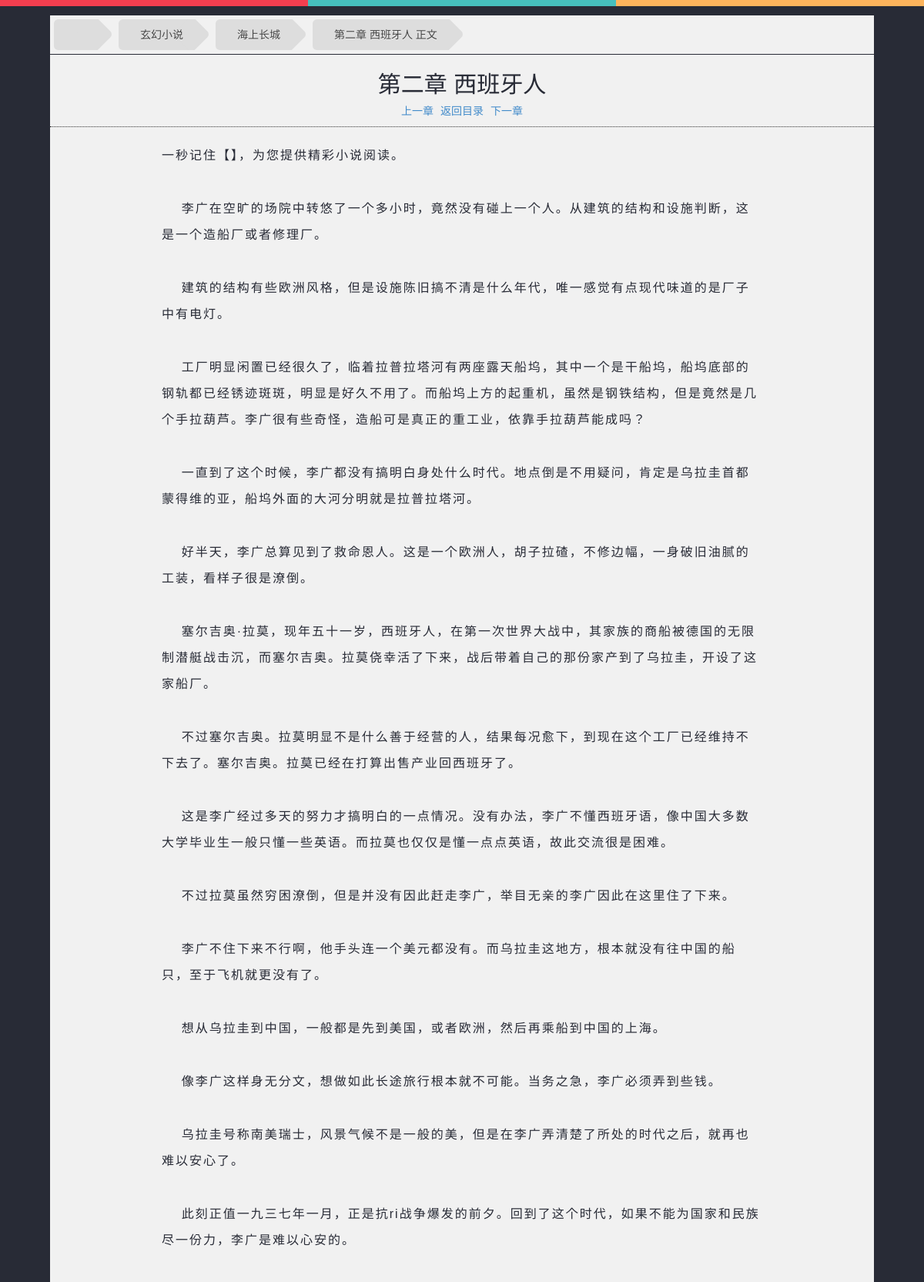
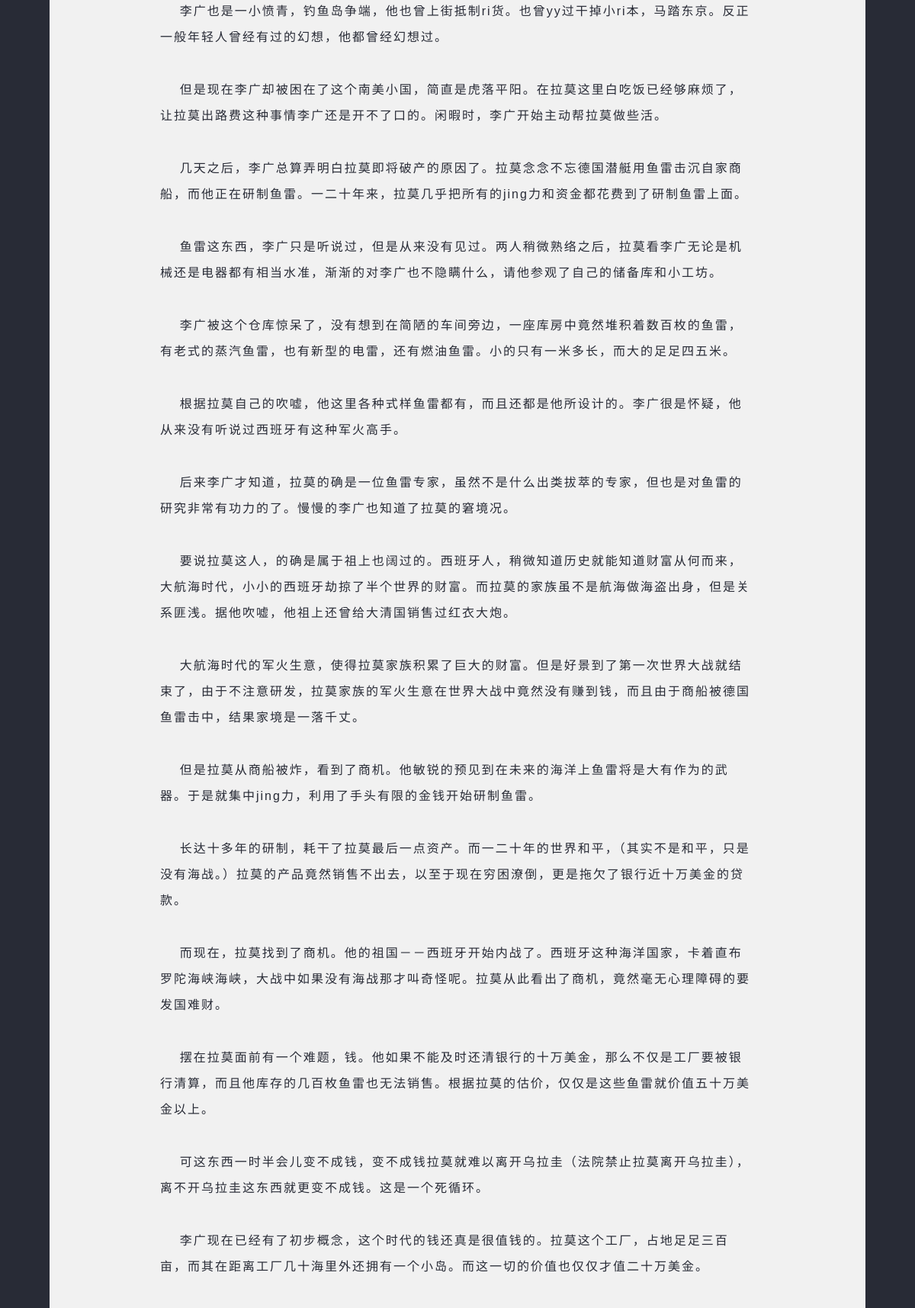
The page /book/haishangchangcheng/11003.html (upper part) on the database its author committed (2 pictures, top to bottom).
### novel/models.py (models this page shows, shortened)
@python_2_unicode_compatible
class Novel(models.Model):
    category = models.ForeignKey(Category)
    name = models.CharField(u"小说名",max_length=100,db_index=True)
    alias = models.CharField(u"小说拼音",max_length=100,unique=True,db_index=True,blank=True)
    author = models.CharField(u'作者',max_length=50,blank=True)
    description = models.TextField(u"小说简介",blank=True)
    is_over = models.BooleanField(u"小说是否完结",blank=True)
    image = models.ImageField(u"封面图片",upload_to='novel_cover',max_length=255,blank=True)
    hot = models.IntegerField(db_index=True,default=1)
    create_time = models.DateTimeField(auto_now_add=True)
    update_time = models.DateTimeField(auto_now=True)
    start_url = models.CharField(u"采集起始URL",max_length=255,blank=True)
    spider_class = models.CharField(u"采集类",max_length=20,blank=True)
    interval = models.SmallIntegerField(u"采集间隔",blank=True)
    seo_title = models.CharField(u"SEO标题",max_length=255,blank=True)
    seo_keyword = models.CharField(u"SEO关键字",max_length=255,blank=True)
    seo_description = models.TextField(u"SEO描述",blank=True)
    @property
    def get_novel_url(self):
        return '/book/%s' % self.alias
    class Meta:
        ordering = ['-hot']

@python_2_unicode_compatible
class Category(models.Model):
    name = models.CharField(max_length=50)
    alias = models.CharField(max_length=100,unique=True)
    @property
    def get_category_url(self):
        return '/cat/%s' % self.alias

@python_2_unicode_compatible
class Chapter(models.Model):
    novel = models.ForeignKey(Novel)
    name = models.CharField(r'章节名',max_length=255)
    content = HTMLField(u'内容')
    volume = models.SmallIntegerField(default=1)
    volume_name = models.CharField(max_length=50,default=u'正文')
    order = models.IntegerField(unique=True,db_index=True)
    update_time = models.DateTimeField(auto_now=True)
    @property
    def get_chapter_url(self):
        return '/book/%s/%s.html' %(self.novel.alias,self.order)
    @property
    def next_chapter(self):
        next = Chapter.objects.filter(novel=self.novel,order__gt = self.order).order_by('order')
        return next[0].get_chapter_url if next else ""
    @property
    def prev_chapter(self):
        prev = Chapter.objects.filter(novel=self.novel,order__lt = self.order).latest('order')
        return prev.get_chapter_url if prev else ""
    class Meta:
        ordering = ['order']
        index_together = [
            ['novel','order']
        ]

### novel/views.py (the view)
# urls.py: url(r'^book/(?P<book_alias>[A-Za-z]+)/(?P<chapter_id>\d+)\.html$',views.chapter,name='chapter'),
def chapter(request,book_alias,chapter_id):
    book = get_object_or_404(Novel,alias = book_alias)
    chapter = get_object_or_404(Chapter,novel = book,order = chapter_id)
    return render_to_response('chapter.html',{'chapter':chapter,'book':book},context_instance=RequestContext(request))

### novel/processor.py (called while the page is built)
def my_processor(request):
    seo = SEO.objects.all()
    if seo:
        seo = seo[0]
        return dict(
            category_list = Category.objects.all(),
            site_name = seo.site_name,
            site_sub_name = seo.site_sub_name,
            tongji = seo.tongji,
            google = seo.google,
            link_list = Links.objects.all(),
            seo = seo,
        )
    else:
        return dict(
            category_list = Category.objects.all(),
            link_list = Links.objects.all(),
        )

### dnovel/templates/chapter.html (shortened to what this page needs)
{% extends "base.html" %}
{% block body %}
    <body style="background:#282b36 repeat-x scroll 0 0">
    {% block line %}
        {{ block.super }}
    {% endblock %}
    {% block content %}
        <div class="container" style="width: 1070px">
            <div class="row" style="background-color: #f1f1f1;margin-top: 20px;padding: 5px 5px 5px 5px;">
                <ul id="breadcrumbs-three" class="list-unstyled" style="margin-bottom: 0;">
                    <li>
                        <a href="/"><span class="glyphicon glyphicon-home"></span></a>
                    </li>
                    <li><a href="{{ book.category.get_category_url }}">{{ book.category.name }}</a></li>
                    <li><a href="{{ book.get_novel_url }}">{{ book.name }}</a></li>
                    <li><a href="#">{{ chapter.name }} 正文</a></li>
                </ul>
            </div>
            <div class="row" style="background-color: #f1f1f1;margin-top: 1px;margin-bottom: 20px;">
                <h2 class="text-center">{{ chapter.name }}</h2>
                <p class="text-center">
                    <a href="{{ chapter.prev_chapter }}">上一章</a>
                    <a href="{{ book.get_novel_url }}" STYLE="margin-left: 5px;margin-right: 5px">返回目录</a>
                    <a href="{{ chapter.next_chapter }}">下一章</a>
                </p>
                <hr style="border-top: 1px dotted #333333;margin-top: 5px"/>
                <div class="chapter-content">
                    {{ chapter.content|safe }}
                </div>
            </div>
        </div>
    {% endblock %}
    </body>
{% endblock %}

### dnovel/static/main.css (style rules this page uses)
body { color: #282B36; font-family: 'Microsoft Yahei', 宋体, 微软雅黑, Arial, 'Lucida Grande', Tahoma, sans-serif }
.chapter-content { width: 780px; margin: 0 auto; line-height: 28px; font-size: 16px; }
#breadcrumbs-three { overflow: hidden; width: 100%; }
#breadcrumbs-three li { float: left; margin: 0 2em 0 0; }
#breadcrumbs-three a { padding: .7em 1em .7em 2em; float: left; text-decoration: none; color: #444; background: #ddd; position: relative; z-index: 1; text-shadow: 0 1px 0 rgba(255,255,255,.5); -moz-border-radius: .4em 0 0 .4em; -webkit-border-radius: .4em 0 0 .4em; border-radius: .4em 0 0 .4em; }
#breadcrumbs-three a::after { background: #ddd; content: ""; height: 2.5em; margin-top: -1.25em; position: absolute; right: -1em; top: 50%; width: 2.5em; z-index: -1; -webkit-transform: rotate(45deg); -moz-transform: rotate(45deg); -ms-transform: rotate(45deg); -o-transform: rotate(45deg); transform: rotate(45deg); -moz-border-radius: .4em; -webkit-border-radius: .4em; border-radius: .4em; }
.chapter-content p { font-size: 16px; line-height: 34px; letter-spacing: 2px; margin-bottom: 35px; }

### rows shown on the page
Novel: category.name "玄幻小说", name "海上长城"
Chapter: name "第二章 西班牙人", content "一秒记住【】，为您提供精彩小说阅读。 李广在空旷的场院中转悠了一个多小时，竟然没有碰上一个人。从建筑的结构和设施判断，这是一个造船厂或者修理厂。 建筑的结构有些欧洲风格，但是设施陈旧搞不清是什么年代，唯一感觉有点现代味道的是厂子中有电灯。 工厂明显闲置已经很久了，临着拉普拉塔河有两座露天船坞，其中一个是干船坞，船坞底部的钢轨都已经锈迹斑斑，明显是好久不用了。而船坞上方的起重机，虽然是钢铁结构，但是竟然是几个手拉葫芦。李广很有些奇怪，造船可是真正的重工业，依靠手拉葫芦能成吗？ 一直到了这个时候，李广都没有搞明白身处什么时代。地点倒是不用疑问，肯定是乌拉圭首都蒙得维的亚，船坞外面的大河分明就是拉普拉塔河。 好半天，李广总算见到了救命恩人。这是一个欧洲人，胡子拉碴，不修边幅，一身破旧油腻的工装，看样子很是潦倒。 塞尔吉奥·拉莫，现年五十一岁，西班牙人，在第一次世界大战中，其家族的商船被德国的无限制潜艇战击沉，而塞尔吉奥。拉莫侥幸活了下来，战后带着自己的那份家产到了乌拉圭，开设了这家船厂。 不过塞尔吉奥。拉莫明显不是什么善于经营的人，结果每况愈下，到现在这个工厂已经维持不下去了。塞尔吉奥。拉莫已经在打算出售产业回西班牙了。 这是李广经过多天的努力才搞明白的一点情况。没有办法，李广不懂西班牙语，像中国大多数大学毕业生一般只懂一些英语。而拉莫也仅仅是懂一点点英语，故此交流很是困难。 不过拉莫虽然穷困潦倒，但是并没有因此赶走李广，举目无亲的李广因此在这里住了下来。 李广不住下来不行啊，他手头连一个美元都没有。而乌拉圭这地方，根本就没有往中国的船只，至于飞机就更没有了。…"
